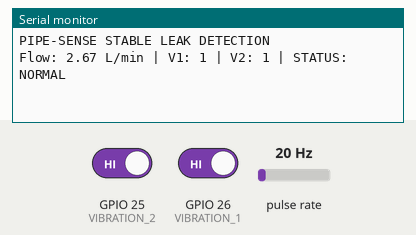
Recording of a sketch running on a simulated ESP32. Parts: the last lines printed to the serial monitor. Wiring (inferred from the names in the program): pulse sensor: data GPIO 27. The inputs (shaded band) are chosen by the test bench; at power-on: GPIO 25 (VIBRATION_2) HIGH, pulse rate 20 Hz, GPIO 26 (VIBRATION_1) HIGH.

Above: at 1.2 s.
1.3 s: GPIO 25 (VIBRATION_2) driven LOW
At 3.8 s:
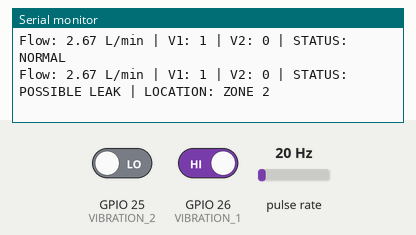
5.5 s: pulse rate (sensor on GPIO 27) set to 4 Hz
At 6.8 s:
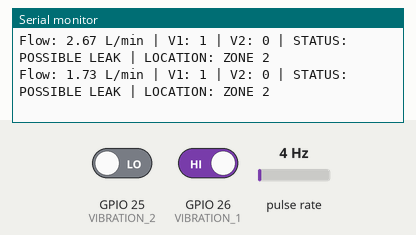
7.0 s: GPIO 26 (VIBRATION_1) driven LOW
At 7.6 s:
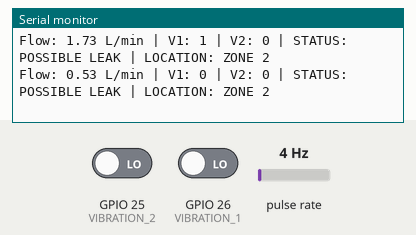
8.5 s: pulse rate (sensor on GPIO 27) set to 50 Hz
At 9.8 s:
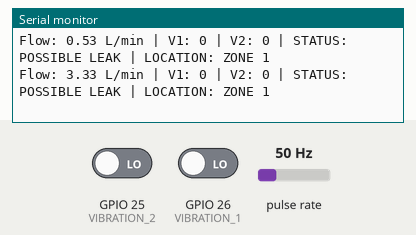
10.0 s: GPIO 25 (VIBRATION_2) driven HIGH
At 10.8 s:
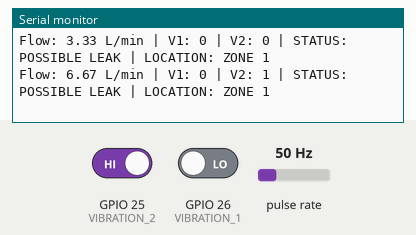
11.5 s: GPIO 26 (VIBRATION_1) driven HIGH
At 12.8 s:
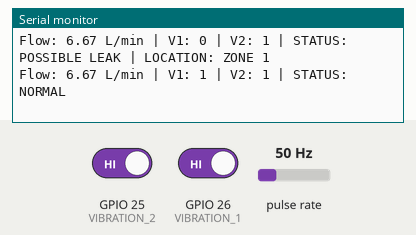
Timing chart, 0 to 14.0 s (numbered marks = the images above; inputs shaded):
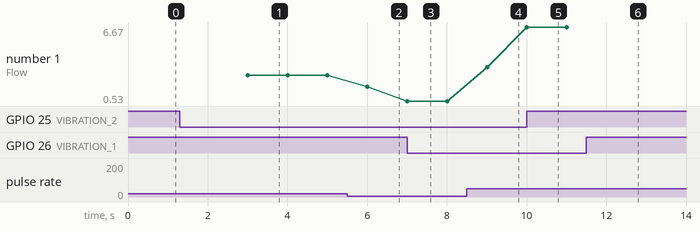

Measured:
- after the input at 1.3 s, the serial monitor: prints a new line after 0.70 s (image 1)
- after the input at 5.5 s, the serial monitor: prints a new line after 0.50 s (image 2)
- after the input at 7.0 s, the serial monitor: prints a new line at once (image 3)
- after the input at 8.5 s, the serial monitor: prints a new line after 0.51 s (image 4)
- after the input at 10.0 s, the serial monitor: prints a new line at once (image 5)
- after the input at 11.5 s, the serial monitor: prints a new line after 0.51 s (image 6)
- plotted number 1: 2.67 → 1.73 after the input at 5.5 s, 0.53 → 3.33 after the input at 8.5 s

The sketch:

08_stable_leak_detection.ino
```cpp
#define FLOW_SENSOR 27
#define VIBRATION_1 26
#define VIBRATION_2 25

volatile int pulseCount = 0;

int vibration1Count = 0;
int vibration2Count = 0;

void IRAM_ATTR countPulse() {
  pulseCount++;
}

void setup() {
  Serial.begin(115200);

  pinMode(FLOW_SENSOR, INPUT_PULLUP);
  pinMode(VIBRATION_1, INPUT);
  pinMode(VIBRATION_2, INPUT);

  attachInterrupt(
    digitalPinToInterrupt(FLOW_SENSOR),
    countPulse,
    FALLING
  );

  Serial.println("PIPE-SENSE STABLE LEAK DETECTION");
}

void loop() {

  pulseCount = 0;

  delay(1000);

  float flowRate = pulseCount / 7.5;

  int vibration1 = digitalRead(VIBRATION_1);
  int vibration2 = digitalRead(VIBRATION_2);

  // Count repeated vibration detections
  if (vibration1 == 0) {
    vibration1Count++;
  } else {
    vibration1Count = 0;
  }

  if (vibration2 == 0) {
    vibration2Count++;
  } else {
    vibration2Count = 0;
  }

  Serial.print("Flow: ");
  Serial.print(flowRate, 2);
  Serial.print(" L/min");

  Serial.print(" | V1: ");
  Serial.print(vibration1);

  Serial.print(" | V2: ");
  Serial.print(vibration2);

  // Leak detection
  if (flowRate > 0 && vibration1Count >= 2) {

    Serial.println(" | STATUS: POSSIBLE LEAK | LOCATION: ZONE 1");

  }
  else if (flowRate > 0 && vibration2Count >= 2) {

    Serial.println(" | STATUS: POSSIBLE LEAK | LOCATION: ZONE 2");

  }
  else {

    Serial.println(" | STATUS: NORMAL");

  }
}
```
